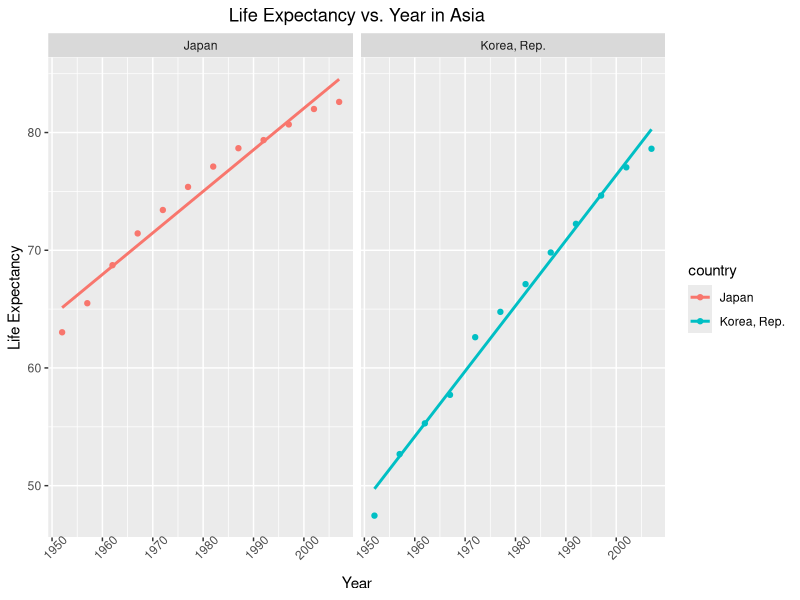
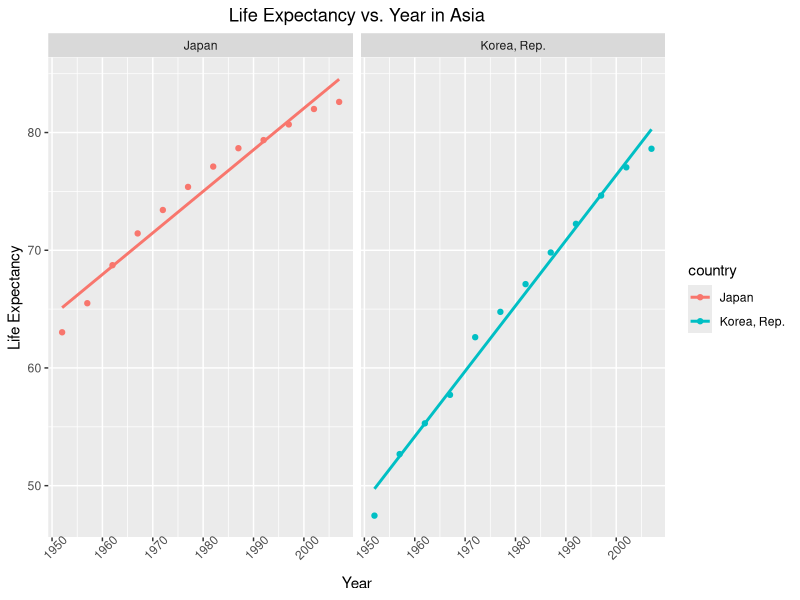

R code for these plots, in order: (Note: this script raises an error after producing the figures.)
# Generate figures

# Libraries
library(ggplot2)
library(dplyr)
library(glue)

# Create a figure for each continent, and write one file per continent, 
# with an informative name. The figure should give scatterplots of life expectancy vs. year, 
# faceting on country, fitted line overlaid.
gapminder2 <- read.delim("gapminder2.tsv")
p1 <- gapminder2 %>% filter(continent == "Asia") %>% group_by(country)
p2 <- gapminder2 %>% filter(continent == "Africa") %>% group_by(country)
p3 <- gapminder2 %>% filter(continent == "Europe") %>% group_by(country)
p4 <- gapminder2 %>% filter(continent == "Oceania") %>% group_by(country)
p5 <- gapminder2 %>% filter(continent == "Americas") %>% group_by(country)

ggplot(p1, aes(year, lifeExp, colour = country)) + 
  geom_point() + 
  geom_smooth(method="lm", se=FALSE) + 
  facet_wrap(~ country) +
  ggtitle("Life Expectancy vs. Year in Asia") + 
  labs(x="Year", y="Life Expectancy") +
  theme(plot.title = element_text(hjust = 0.5)) +
  theme(axis.text.x = element_text(angle=45))
ggsave("lifeExp_vs_year_in_Asia.png", width = 10, height = 5)

ggplot(p2, aes(year, lifeExp, colour = country)) + 
  geom_point() + 
  geom_smooth(method="lm", se=FALSE) + 
  facet_wrap(~ country) +
  ggtitle("Life Expectancy vs. Year in Africa") + 
  labs(x="Year", y="Life Expectancy") +
  theme(plot.title = element_text(hjust = 0.5)) +
  theme(axis.text.x = element_text(angle=45))
ggsave("lifeExp_vs_year_in_Africa.png", width = 10, height = 5)

ggplot(p3, aes(year, lifeExp, colour = country)) + 
  geom_point() + 
  geom_smooth(method="lm", se=FALSE) + 
  facet_wrap(~ country) +
  ggtitle("Life Expectancy vs. Year in Europe") + 
  labs(x="Year", y="Life Expectancy") +
  theme(plot.title = element_text(hjust = 0.5)) +
  theme(axis.text.x = element_text(angle=45))
ggsave("lifeExp_vs_year_in_Europe.png", width = 10, height = 5)

ggplot(p4, aes(year, lifeExp, colour = country)) + 
  geom_point() + 
  geom_smooth(method="lm", se=FALSE) + 
  facet_wrap(~ country) +
  ggtitle("Life Expectancy vs. Year in Oceania") + 
  labs(x="Year", y="Life Expectancy") +
  theme(plot.title = element_text(hjust = 0.5)) +
  theme(axis.text.x = element_text(angle=45))
ggsave("lifeExp_vs_year_in_Oceania.png", width = 10, height = 5)

ggplot(p5, aes(year, lifeExp, colour = country)) + 
  geom_point() + 
  geom_smooth(method="lm", se=FALSE) + 
  facet_wrap(~ country) +
  ggtitle("Life Expectancy vs. Year in Amricas") + 
  labs(x="Year", y="Life Expectancy") +
  theme(plot.title = element_text(hjust = 0.5)) +
  theme(axis.text.x = element_text(angle=45))
ggsave("lifeExp_vs_year_in_Americas.png", width = 10, height = 5)

# continent <- c("Asia","Europe","Africa","Americas","Oceania")
# for(i in continent) {
#   p <- gapminder2 %>% filter(continent == i) %>% group_by(country)
#   ggplot(p, aes(year, lifeExp, colour = country)) + geom_point() + geom_smooth(method="lm", se=FALSE) + facet_wrap(~ country)
#   ggsave(glue("lifeExp_vs_year_in_{i}"))
# }